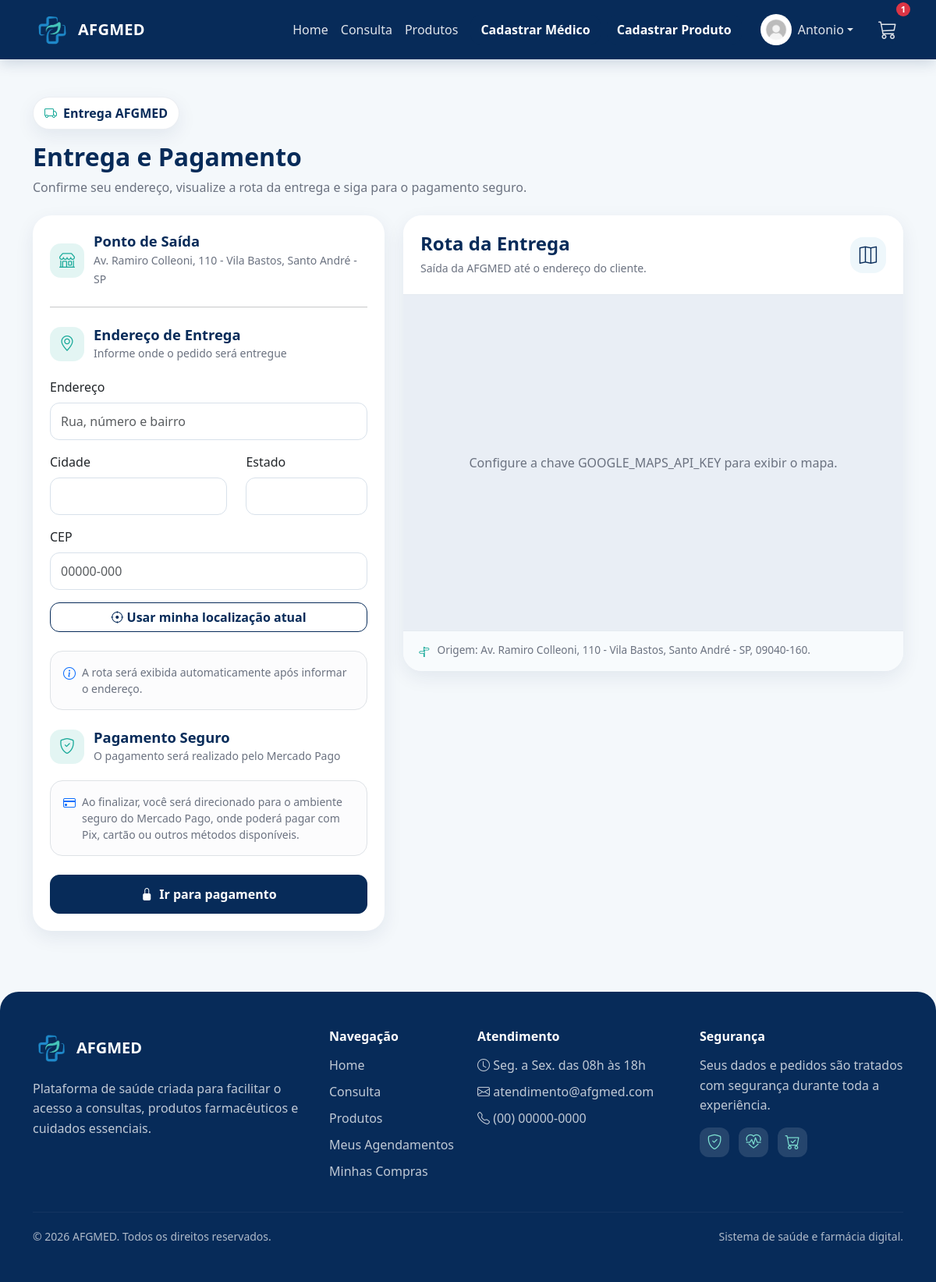
Screenshot of /entrega/1 (signed in) with the database file from the repository.
### projetoafgmed/models.py (models this page shows)
class Usuario(database.Model, UserMixin):
    id = database.Column(database.Integer, primary_key=True)
    nome = database.Column(database.String, nullable=False)
    sobrenome = database.Column(database.String, nullable=False)
    email = database.Column(database.String, nullable=False, unique=True)
    senha = database.Column(database.String, nullable=False)
    foto = database.Column(database.String(200), nullable=True, default="usuario_padrao.jpg")
    is_admin = database.Column(database.Boolean, default=False)
    is_medico = database.Column(database.Boolean, default=False, nullable=False)
    id_medico = database.Column(database.Integer, database.ForeignKey("medico.id"), nullable=True)
    perfil = database.relationship("PerfilUsuario", backref="usuario", uselist=False)
    carrinho = database.relationship("Carrinho", backref="usuario", uselist=False)
    consultas = database.relationship("Consulta", backref="usuario", lazy=True)
    pedidos = database.relationship("Pedido", backref="usuario", lazy=True)
    medico = database.relationship(
        "Medico",
        backref=database.backref("usuario_acesso", uselist=False),
        foreign_keys=[id_medico]
    )

### projetoafgmed/rotas/entrega_pagamento.py (the view, shortened to what this page needs)
@app.route("/entrega/<int:id_carrinho>", methods=["GET", "POST"])
@login_required
def entrega(id_carrinho):
    carrinho = Carrinho.query.get_or_404(id_carrinho)
    usuario = current_user
    perfil_usuario = usuario.perfil or PerfilUsuario(usuario=usuario)
    if carrinho.id_usuario != current_user.id:
        return redirect(url_for("homepage"))
    if carrinho.status not in ["ativo", "aguardando_pagamento"]:
        return redirect(url_for("homepage"))
    return render_template(
        "entrega.html",
        carrinho=carrinho,
        perfil=perfil_usuario,
        google_maps_api_key=current_app.config.get("GOOGLE_MAPS_API_KEY")
    )

### projetoafgmed/templates/entrega.html (shortened to what this page needs)
{% extends "base.html" %}
{% block content %}
<div class="entrega-page">
    <div class="entrega-header mb-4">
        <span class="entrega-badge">
            <i class="bi bi-truck"></i>
            Entrega AFGMED
        </span>
        <h2 class="fw-bold mt-3 mb-2">Entrega e Pagamento</h2>
        <p class="text-muted mb-0">
            Confirme seu endereço, visualize a rota da entrega e siga para o pagamento seguro.
        </p>
    </div>
    <div class="row g-4 align-items-start">
        <div class="col-12 col-lg-5">
            <div class="card entrega-card">
                <div class="card-body">
                    <div class="entrega-section-title">
                        <div class="entrega-icon">
                            <i class="bi bi-shop"></i>
                        </div>
                        <div>
                            <h4>Ponto de Saída</h4>
                            <small class="text-muted">
                                Av. Ramiro Colleoni, 110 - Vila Bastos, Santo André - SP
                            </small>
                        </div>
                    </div>
                    <hr class="my-4">
                    <div class="entrega-section-title">
                        <div class="entrega-icon">
                            <i class="bi bi-geo-alt"></i>
                        </div>
                        <div>
                            <h4>Endereço de Entrega</h4>
                            <small class="text-muted">
                                Informe onde o pedido será entregue
                            </small>
                        </div>
                    </div>
                    <form method="POST" id="form-entrega">
                        <div class="mb-3">
                            <label for="endereco" class="form-label">Endereço</label>
                            <input type="text"
                                   class="form-control entrega-input"
                                   id="endereco"
                                   name="endereco"
                                   placeholder="Rua, número e bairro"
                                   value="{{ perfil.endereco if perfil and perfil.endereco else '' }}"
                                   required>
                        </div>
                        <div class="row">
                            <div class="col-md-7 mb-3">
                                <label for="cidade" class="form-label">Cidade</label>
                                <input type="text"
                                       class="form-control entrega-input"
                                       id="cidade"
                                       name="cidade"
                                       value="{{ perfil.cidade if perfil and perfil.cidade else '' }}"
                                       required>
                            </div>
                            <div class="col-md-5 mb-3">
                                <label for="estado" class="form-label">Estado</label>
                                <input type="text"
                                       class="form-control entrega-input"
                                       id="estado"
                                       name="estado"
                                       value="{{ perfil.estado if perfil and perfil.estado else '' }}"
                                       required>
                            </div>
                        </div>
                        <div class="mb-3">
                            <label for="cep" class="form-label">CEP</label>
                            <input type="text"
                                   class="form-control entrega-input"
                                   id="cep"
                                   name="cep"
                                   placeholder="00000-000"
                                   value="{{ perfil.cep if perfil and perfil.cep else '' }}"
                                   required>
                        </div>
                        <button type="button"
                                class="btn btn-outline-primary w-100 mb-4"
                                id="btn-minha-localizacao">
                            <i class="bi bi-crosshair"></i>
                            Usar minha localização atual
                        </button>
                        <div class="alert alert-light border rounded-4 mb-4" id="resumo-rota">
                            <div class="d-flex gap-2 align-items-start">
                                <i class="bi bi-info-circle text-primary"></i>
                                <small class="text-muted">
                                    A rota será exibida automaticamente após informar o endereço.
                                </small>
                            </div>
                        </div>
                        <div class="entrega-section-title mt-4">
                            <div class="entrega-icon">
                                <i class="bi bi-shield-check"></i>
                            </div>
                            <div>
                                <h4>Pagamento Seguro</h4>
                                <small class="text-muted">
                                    O pagamento será realizado pelo Mercado Pago
                                </small>
                            </div>
                        </div>
                        <div class="alert alert-light border rounded-4 mb-4">
                            <div class="d-flex gap-2 align-items-start">
                                <i class="bi bi-credit-card text-primary"></i>
                                <small class="text-muted">
                                    Ao finalizar, você será direcionado para o ambiente seguro do Mercado Pago,
                                    onde poderá pagar com Pix, cartão ou outros métodos disponíveis.
                                </small>
                            </div>
                        </div>
                        <button type="submit" class="btn btn-primary w-100 entrega-btn-finalizar">
                            <i class="bi bi-lock-fill"></i>
                            Ir para pagamento
                        </button>
                    </form>
                </div>
            </div>
        </div>
        <div class="col-12 col-lg-7">
            <div class="card entrega-card entrega-mapa-card">
                <div class="entrega-mapa-topo">
                    <div>
                        <h4 class="mb-1">Rota da Entrega</h4>
                        <small class="text-muted">
                            Saída da AFGMED até o endereço do cliente.
                        </small>
                    </div>
                    <div class="entrega-mapa-status">
                        <i class="bi bi-map"></i>
                    </div>
                </div>
                <div class="entrega-mapa-wrapper">
                    <div id="mapa-entrega"></div>
                </div>
                <div class="entrega-mapa-rodape">
                    <i class="bi bi-signpost-split"></i>
                    <span>
                        Origem: Av. Ramiro Colleoni, 110 - Vila Bastos, Santo André - SP, 09040-160.
                    </span>
                </div>
            </div>
        </div>
    </div>
</div>
{% endblock %}

### projetoafgmed/templates/base.html (shortened to what this page needs)
<!DOCTYPE html>
<html lang="pt-br">
<head>
    <link href="https://cdn.jsdelivr.net/npm/bootstrap@5.3.8/dist/css/bootstrap.min.css" rel="stylesheet">
    <link rel="stylesheet" href="https://cdn.jsdelivr.net/npm/bootstrap-icons@1.11.3/font/bootstrap-icons.css">
    <link rel="stylesheet" href="{{ url_for('static', filename='css/style.css') }}">
</head>
<body>
<nav class="navbar navbar-expand-lg navbar-dark bg-dark">
    <div class="container">
        <a class="navbar-brand d-flex align-items-center" href="{{ url_for('homepage') }}">
            <img src="{{ url_for('static', filename='imagens/logo.jpg') }}" alt="Logo" width="50" class="me-2">
            AFGMED
        </a>
        <div class="collapse navbar-collapse" id="navbarNav">
            <ul class="navbar-nav ms-auto align-items-lg-center">
                <li class="nav-item">
                    <a class="nav-link" href="{{ url_for('homepage') }}">Home</a>
                </li>
                {% if current_user.is_authenticated and current_user.is_medico and not current_user.is_admin %}
                    <li class="nav-item">
                        <a class="nav-link" href="{{ url_for('medicos') }}">Minhas Consultas</a>
                    </li>
                {% else %}
                    <li class="nav-item">
                        <a class="nav-link" href="{{ url_for('medicos') }}">Consulta</a>
                    </li>
                {% endif %}
                <li class="nav-item">
                    <a class="nav-link" href="{{ url_for('produtos') }}">Produtos</a>
                </li>
                {% if current_user.is_authenticated and current_user.is_admin %}
                    <li class="nav-item ms-lg-2">
                        <a class="btn btn-primary" href="{{ url_for('cadastro_medico') }}">
                            Cadastrar Médico
                        </a>
                    </li>
                    <li class="nav-item ms-lg-2">
                        <a class="btn btn-primary" href="{{ url_for('cadastro_produto') }}">
                            Cadastrar Produto
                        </a>
                    </li>
                {% endif %}
            </ul>
            <ul class="navbar-nav ms-lg-3 align-items-lg-center">
                {% if current_user.is_authenticated %}
                    <li class="nav-item dropdown me-lg-3">
                        <a class="nav-link dropdown-toggle d-flex align-items-center"
                           href="#"
                           id="perfilDropdown"
                           role="button"
                           data-bs-toggle="dropdown"
                           aria-expanded="false">
                            <img src="{{ url_for('static', filename='fotos_perfil/' + (current_user.foto or 'usuario_padrao.jpg')) }}"
                                 alt="Perfil"
                                 class="rounded-circle"
                                 style="width:40px; height:40px; object-fit:cover;">
                            <span class="ms-2">{{ current_user.nome }}</span>
                        </a>
                    </li>
                    {% if not current_user.is_medico or current_user.is_admin %}
                        <li class="nav-item position-relative d-none d-lg-block">
                            <a class="nav-link"
                               href="#"
                               data-bs-toggle="offcanvas"
                               data-bs-target="#carrinhoLateral"
                               aria-controls="carrinhoLateral">
                                <i class="bi bi-cart3" style="font-size: 1.5rem;"></i>
                                {% if carrinho %}
                                    <span class="badge bg-danger badge-carrinho position-absolute top-0 start-100 translate-middle">
                                        {{ quantidade_carrinho }}
                                    </span>
                                {% endif %}
                            </a>
                        </li>
                    {% endif %}
                {% endif %}
            </ul>
        </div>
    </div>
</nav>
<main class="container mt-5">
    {% block content %}{% endblock %}
</main>
<footer class="footer-afg mt-5">
    <div class="container py-5">
        <div class="row g-4">
            <div class="col-md-4">
                <div class="d-flex align-items-center mb-3">
                    <img src="{{ url_for('static', filename='imagens/logo.jpg') }}" alt="Logo AFGMED" width="48" class="footer-logo me-2">
                    <h5 class="mb-0 fw-bold">AFGMED</h5>
                </div>
                <p class="footer-text">
                    Plataforma de saúde criada para facilitar o acesso a consultas,
                    produtos farmacêuticos e cuidados essenciais.
                </p>
            </div>
            <div class="col-md-2">
                <h6 class="footer-title">Navegação</h6>
                <ul class="footer-links">
                    <li><a href="{{ url_for('homepage') }}">Home</a></li>
                    {% if current_user.is_authenticated and current_user.is_medico and not current_user.is_admin %}
                        <li><a href="{{ url_for('medicos') }}">Minhas Consultas</a></li>
                    {% else %}
                        <li><a href="{{ url_for('medicos') }}">Consulta</a></li>
                    {% endif %}
                    <li><a href="{{ url_for('produtos') }}">Produtos</a></li>
                    {% if current_user.is_authenticated %}
                        {% if current_user.is_medico and not current_user.is_admin %}
                            <li><a href="{{ url_for('medicos') }}">Minhas Consultas</a></li>
                        {% else %}
                            <li><a href="{{ url_for('meus_agendamentos') }}">Meus Agendamentos</a></li>
                            <li><a href="{{ url_for('meus_pedidos') }}">Minhas Compras</a></li>
                        {% endif %}
                    {% endif %}
                </ul>
            </div>
            <div class="col-md-3">
                <h6 class="footer-title">Atendimento</h6>
                <ul class="footer-links">
                    <li><i class="bi bi-clock"></i> Seg. a Sex. das 08h às 18h</li>
                    <li><i class="bi bi-envelope"></i> atendimento@afgmed.com</li>
                    <li><i class="bi bi-telephone"></i> (00) 00000-0000</li>
                </ul>
            </div>
            <div class="col-md-3">
                <h6 class="footer-title">Segurança</h6>
                <p class="footer-text">
                    Seus dados e pedidos são tratados com segurança durante toda a experiência.
                </p>
                <div class="footer-icons">
                    <i class="bi bi-shield-check"></i>
                    <i class="bi bi-heart-pulse"></i>
                    <i class="bi bi-cart-check"></i>
                </div>
            </div>
        </div>
        <hr class="footer-line">
        <div class="d-flex flex-column flex-md-row justify-content-between align-items-center gap-2">
            <small>© 2026 AFGMED. Todos os direitos reservados.</small>
            <small>Sistema de saúde e farmácia digital.</small>
        </div>
    </div>
</footer>
</body>
</html>

### rows the page displays
Usuario: foto (picture), nome "Antonio"

### other values shown
{{ quantidade_carrinho }} "1"
